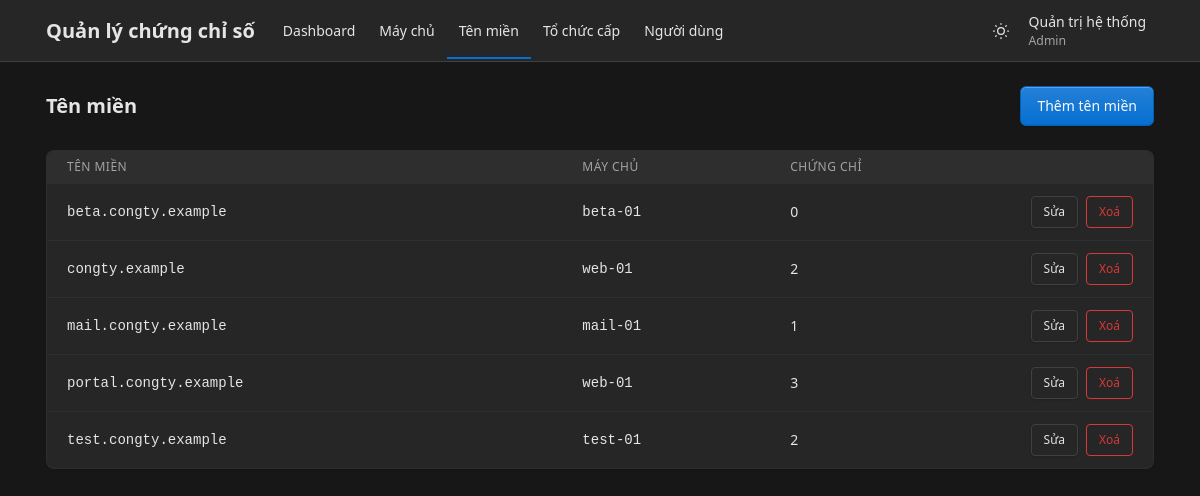
/admin/ten_mien.php (signed in), run on an earlier commit of the app's database.
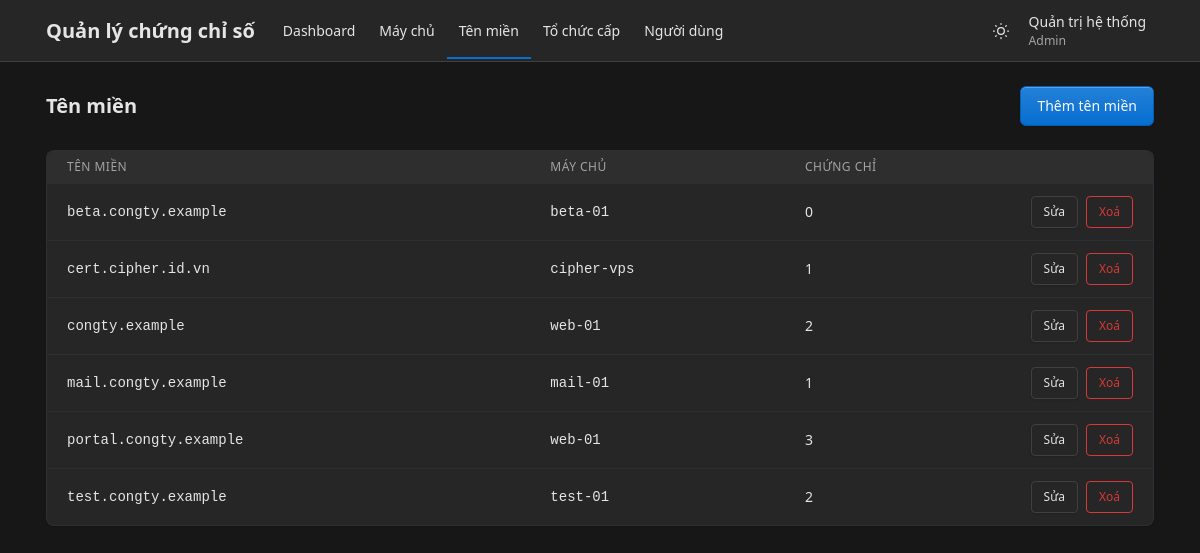
And on a later commit of the database.
### tables this page shows
CREATE TABLE domains (
    id INT UNSIGNED AUTO_INCREMENT PRIMARY KEY,
    domain_name VARCHAR(255) NOT NULL UNIQUE,
    server_id INT UNSIGNED NOT NULL,
    CONSTRAINT fk_domains_server FOREIGN KEY (server_id) REFERENCES servers (id) ON DELETE RESTRICT
);

CREATE TABLE servers (
    id INT UNSIGNED AUTO_INCREMENT PRIMARY KEY,
    hostname VARCHAR(255) NOT NULL,
    ip_address VARCHAR(45) NOT NULL,  
    port SMALLINT UNSIGNED NOT NULL DEFAULT 443,
    environment ENUM('production', 'staging', 'development') NOT NULL DEFAULT 'production',
    owner VARCHAR(100) NOT NULL,
    CONSTRAINT chk_servers_port CHECK (port BETWEEN 1 AND 65535)
);

### src/danh_muc.php (called while the page is built, shortened)
<?php
function danhSachTenMien(PDO $pdo): array
{
    return $pdo->query('SELECT d.*, s.hostname, COUNT(c.id) AS so_chung_chi
                        FROM domains d
                        JOIN servers s ON s.id = d.server_id
                        LEFT JOIN certificates c ON c.domain_id = d.id
                        GROUP BY d.id ORDER BY d.domain_name')->fetchAll();
}

### src/khoi_dong.php (called while the page is built, shortened)
<?php
function e(?string $chuoi): string
{
    return htmlspecialchars((string) $chuoi, ENT_QUOTES, 'UTF-8');
}
function url(string $duongDan): string
{
    $thuMucPublic = str_replace('\\', '/', realpath(__DIR__ . '/../public'));
    $gocWeb = str_replace('\\', '/', realpath($_SERVER['DOCUMENT_ROOT']));
    return substr($thuMucPublic, strlen($gocWeb)) . '/' . $duongDan;
}

### public/admin/ten_mien.php (the view, shortened to what this page needs)
<?php
require __DIR__ . '/../../src/khoi_dong.php';
require __DIR__ . '/../../src/danh_muc.php';
$pdo = ketNoiCsdl();
$danhSach = danhSachTenMien($pdo);
require __DIR__ . '/../../views/dau_trang.php';
require __DIR__ . '/../../views/tieu_de_trang.php';
?>
<div class="page-body">
    <div class="container-xl">
        <div class="card">
            <div class="table-responsive">
                <table class="table table-vcenter card-table">
                    <thead>
                        <tr>
                            <th>Tên miền</th>
                            <th>Máy chủ</th>
                            <th>Chứng chỉ</th>
                            <th class="w-1"><span class="visually-hidden">Thao tác</span></th>
                        </tr>
                    </thead>
                    <tbody>
                        <?php foreach ($danhSach as $dong): ?>
                            <tr>
                                <td class="ma-so"><?= e($dong['domain_name']) ?></td>
                                <td class="ma-so"><?= e($dong['hostname']) ?></td>
                                <td><?= (int) $dong['so_chung_chi'] ?></td>
                                <td>
                                    <div class="btn-list flex-nowrap">
                                        <a class="btn btn-sm" href="<?= e(url('admin/ten_mien_form.php?id=' . (int) $dong['id'])) ?>">Sửa</a>
                                        <?php
                                        $cauHoiXoa = 'Xoá tên miền ' . $dong['domain_name'] . '?';
                                        require __DIR__ . '/../../views/nut_xoa.php';
                                        ?>
                                    </div>
                                </td>
                            </tr>
                        <?php endforeach; ?>
                    </tbody>
                </table>
            </div>
        </div>
    </div>
</div>
<?php require __DIR__ . '/../../views/cuoi_trang.php'; ?>

### views/nut_xoa.php (shortened to what this page needs)
<form method="post" data-xac-nhan="<?= e($cauHoiXoa) ?>">
    <button class="btn btn-sm btn-outline-danger">Xoá</button>
</form>

What changed in the data, as far as the page shows it:
added domains: domain_name "cert.cipher.id.vn", server.hostname "cipher-vps", so_chung_chi "1"
